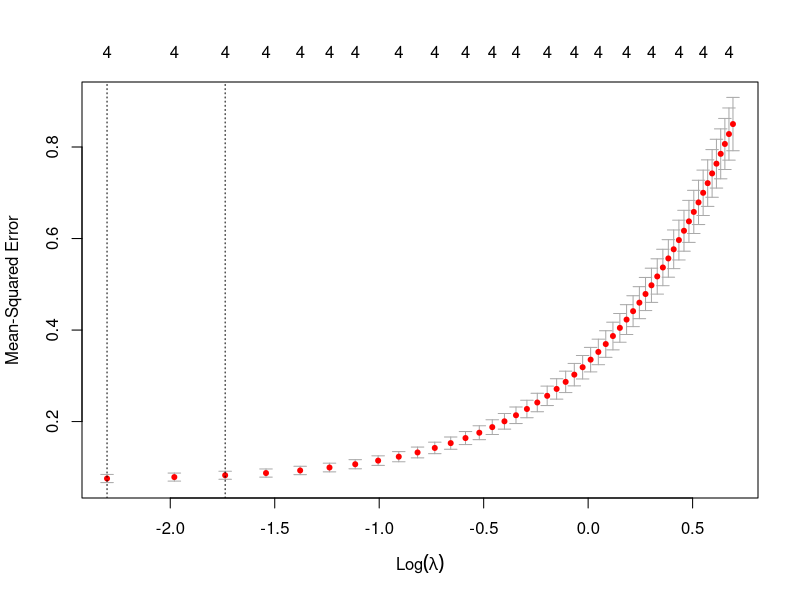
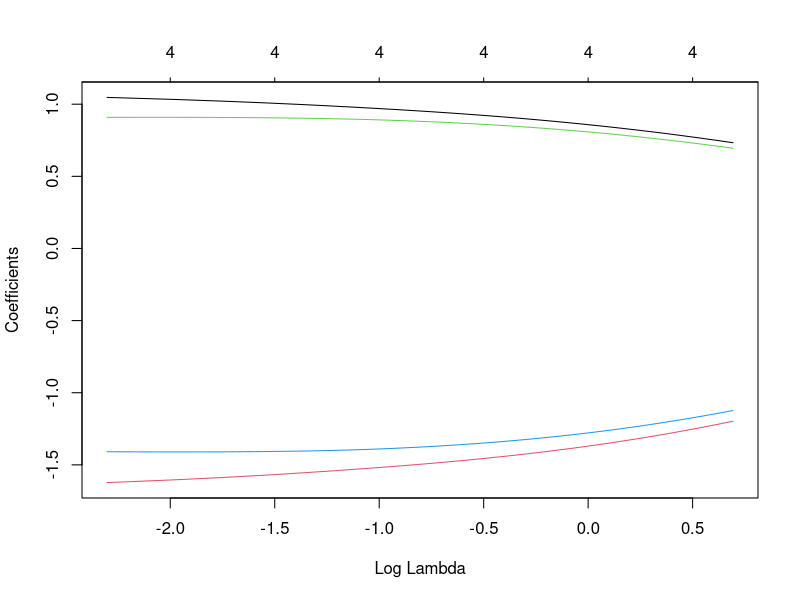
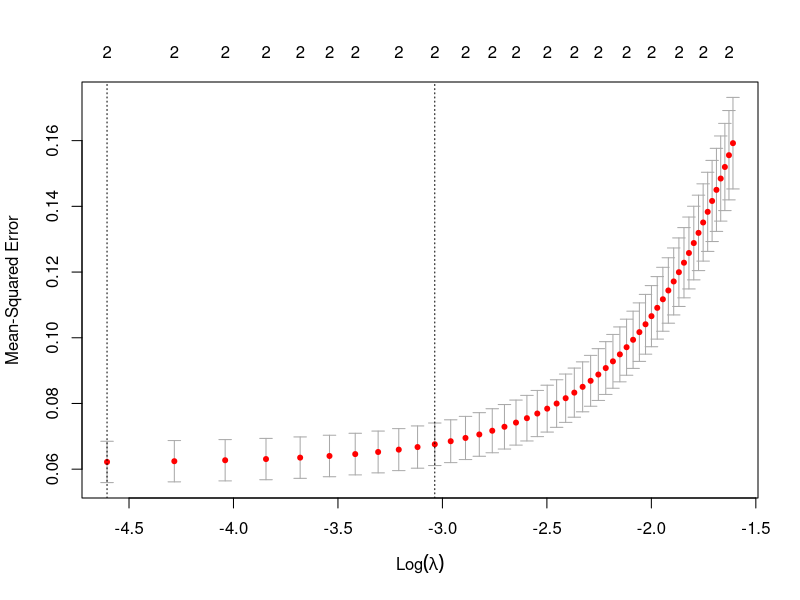
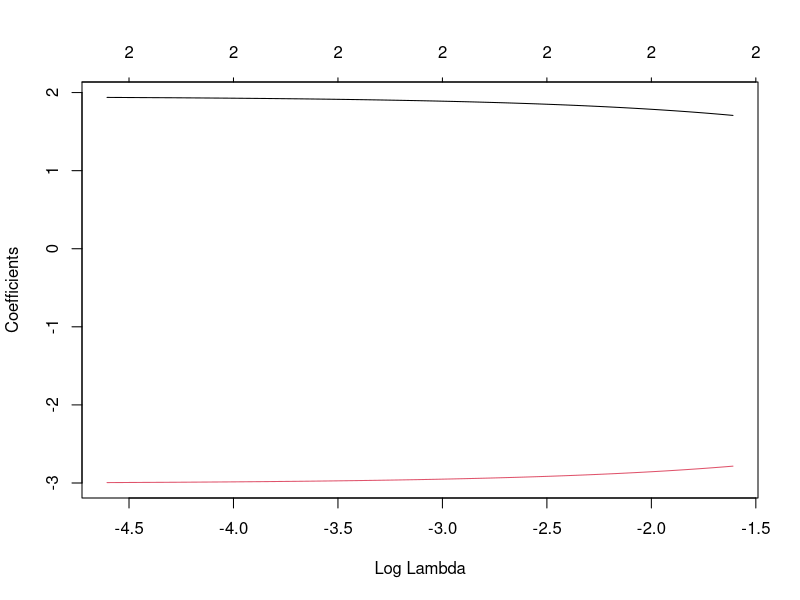
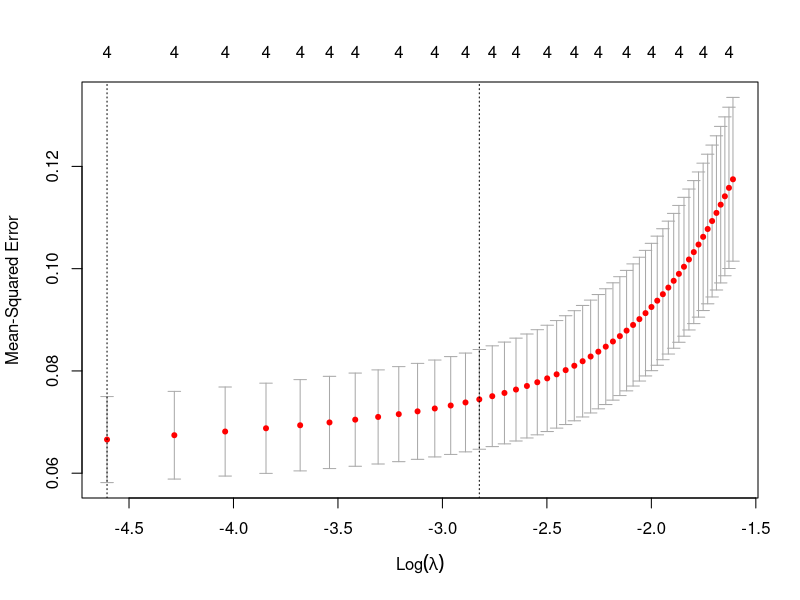
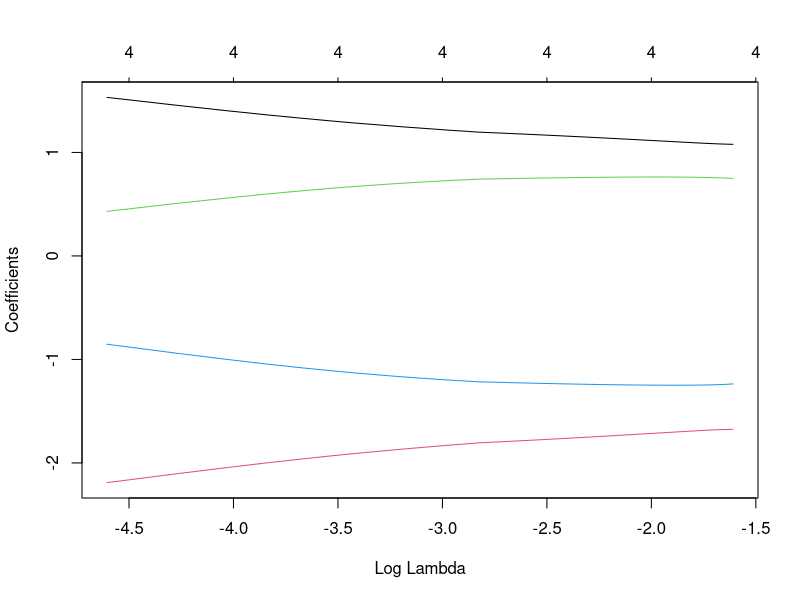
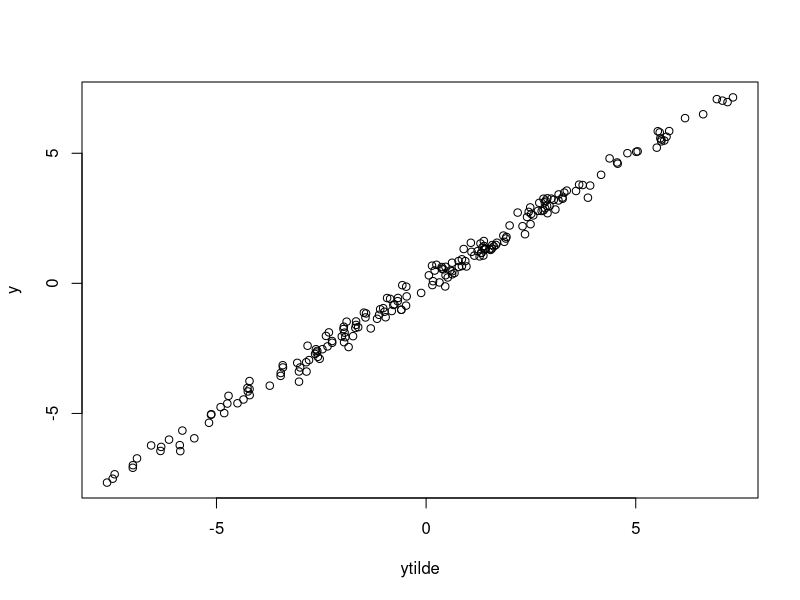
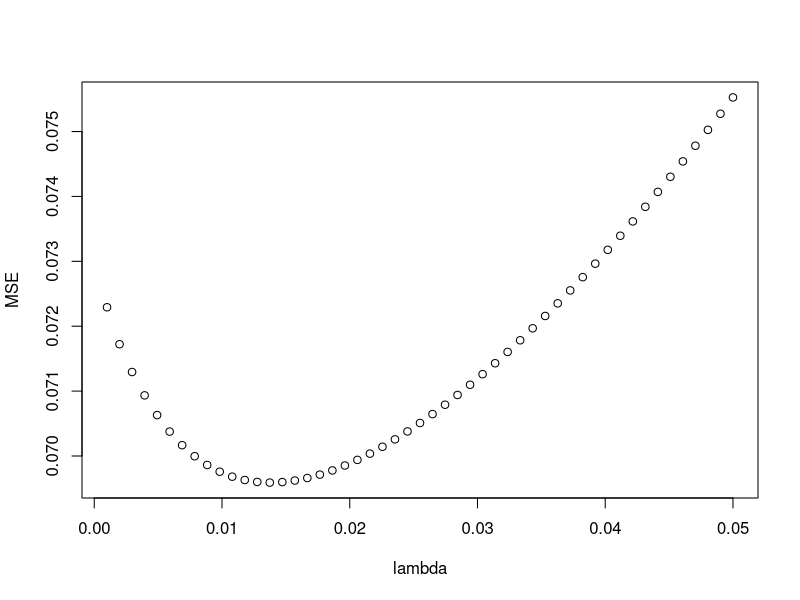

Reproduce these figures in R, in order.
library(glmnet)
library(MASS)
n=200
X=mvrnorm(n,mu=c(0,0),Sigma=diag(2))
X2=mvrnorm(n,mu=c(0,0),Sigma=diag(2))
XX=cbind(X,X2*0.05+0.95*X)
beta=c(2,-3,0,0)
y=XX%*%beta+rnorm(n,sd=.25)
datos=data.frame(y=y,XX=XX)
resridge=cv.glmnet(XX,y,alpha=0,lambda=seq(0.1,2,len=51),standardize=FALSE)
plot(resridge)
coef(resridge,s=resridge$lambda.min)
coef(resridge,s=resridge$lambda.1se)
plot(resridge$glmnet.fit,xvar="lambda")
reslasso=cv.glmnet(XX,y,alpha=1,lambda=seq(0.01,0.2,len=51),standardize=FALSE)
plot(reslasso)
coef(reslasso,s=reslasso$lambda.min)
coef(reslasso,s=reslasso$lambda.1se)
plot(reslasso$glmnet.fit,xvar="lambda")
resenet=cv.glmnet(XX,y,alpha=0.5,lambda=seq(0.01,0.2,len=51),standardize=FALSE)
plot(resenet)
coef(resenet,s=resenet$lambda.min)
coef(resenet,s=resenet$lambda.1se)
plot(resenet$glmnet.fit,xvar="lambda")
#RKHS
install.packages("kernlab",dep=TRUE) #Se instala una vez por ordenador
library(kernlab)
kpoly=polydot(degree=3)  #Kernel polinómico de grado 3
lambda=0.02
K=kernelMatrix(kpoly,XX)
c=drop(solve(K+lambda*nrow(K)*diag(nrow(K)))%*%y)
ytilde=kernelMult(kpoly,XX,XX,c)
plot(ytilde,y)
nfold=10
fold=sample(1:nfold,nrow(XX),replace=TRUE)
table(fold)
lambda=seq(0.001,0.05,len=51)
MSE=numeric(length(lambda))
ytilde=numeric(nrow(XX))
for (i in 1:length(lambda)){
for (j in 1:nfold){
K=kernelMatrix(kpoly,XX[fold!=j,])
c=drop(solve(K+lambda[i]*nrow(K)*diag(nrow(K)))%*%y[fold!=j])
ytilde[fold==j]=kernelMult(kpoly,XX[fold==j,],XX[fold!=j,],c)
}
MSE[i]=mean((y-ytilde)^2)
}
plot(lambda,MSE)
lambda[which.min(MSE)]
